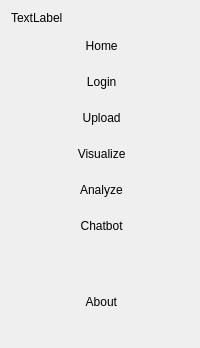
     <widget class="QWidget" name="widget" native="true">
      <property name="minimumSize">
       <size>
        <width>100</width>
        <height>0</height>
       </size>
      </property>
      <layout class="QVBoxLayout" name="verticalLayout">
       <item>
        <widget class="QLabel" name="label_20">
         <property name="text">
          <string>TextLabel</string>
         </property>
        </widget>
       </item>
       <item>
        <widget class="QPushButton" name="homeButton">
         <property name="minimumSize">
          <size>
           <width>0</width>
           <height>30</height>
          </size>
         </property>
         <property name="cursor">
          <cursorShape>PointingHandCursor</cursorShape>
         </property>
         <property name="styleSheet">
          <string notr="true">border: none;</string>
         </property>
         <property name="text">
          <string> Home</string>
         </property>
         <property name="icon">
          <iconset>
           <normaloff>../Assets/Grey/output-onlinepngtools.png</normaloff>../Assets/Grey/output-onlinepngtools.png</iconset>
         </property>
        </widget>
       </item>
       <item>
        <widget class="QPushButton" name="loginButton">
         <property name="minimumSize">
          <size>
           <width>0</width>
           <height>30</height>
          </size>
         </property>
         <property name="cursor">
          <cursorShape>PointingHandCursor</cursorShape>
         </property>
         <property name="styleSheet">
          <string notr="true">border: none;</string>
         </property>
         <property name="text">
          <string> Login</string>
         </property>
         <property name="icon">
          <iconset>
           <normaloff>../Assets/Grey/output-onlinepngtools (5).png</normaloff>../Assets/Grey/output-onlinepngtools (5).png</iconset>
         </property>
        </widget>
       </item>
       <item>
        <widget class="QPushButton" name="inputdataButton">
         <property name="minimumSize">
          <size>
           <width>0</width>
           <height>30</height>
          </size>
         </property>
         <property name="cursor">
          <cursorShape>PointingHandCursor</cursorShape>
         </property>
         <property name="styleSheet">
          <string notr="true">border: none;</string>
         </property>
         <property name="text">
          <string> Upload</string>
         </property>
         <property name="icon">
          <iconset>
           <normaloff>../Assets/Grey/output-onlinepngtools (7).png</normaloff>../Assets/Grey/output-onlinepngtools (7).png</iconset>
         </property>
        </widget>
       </item>
       <item>
        <widget class="QPushButton" name="visualizeButton">
         <property name="minimumSize">
          <size>
           <width>0</width>
           <height>30</height>
          </size>
         </property>
         <property name="styleSheet">
          <string notr="true">border: none;</string>
         </property>
         <property name="text">
          <string> Visualize</string>
         </property>
         <property name="icon">
          <iconset>
           <normaloff>../Assets/Grey/output-onlinepngtools (4).png</normaloff>../Assets/Grey/output-onlinepngtools (4).png</iconset>
         </property>
        </widget>
       </item>
       <item>
        <widget class="QPushButton" name="analyzeButton">
         <property name="minimumSize">
          <size>
           <width>0</width>
           <height>30</height>
          </size>
         </property>
         <property name="cursor">
          <cursorShape>PointingHandCursor</cursorShape>
         </property>
         <property name="styleSheet">
          <string notr="true">border: none;</string>
         </property>
         <property name="text">
          <string> Analyze</string>
         </property>
         <property name="icon">
          <iconset>
           <normaloff>../Assets/Grey/output-onlinepngtools (3).png</normaloff>../Assets/Grey/output-onlinepngtools (3).png</iconset>
         </property>
        </widget>
       </item>
       <item>
        <widget class="QPushButton" name="chatbotButton">
         <property name="minimumSize">
          <size>
           <width>0</width>
           <height>30</height>
          </size>
         </property>
         <property name="cursor">
          <cursorShape>PointingHandCursor</cursorShape>
         </property>
         <property name="styleSheet">
          <string notr="true">border: none;</string>
         </property>
         <property name="text">
          <string> Chatbot</string>
         </property>
         <property name="icon">
          <iconset>
           <normaloff>../Assets/Grey/output-onlinepngtools (1).png</normaloff>../Assets/Grey/output-onlinepngtools (1).png</iconset>
         </property>
        </widget>
       </item>
       <item>
        <spacer name="verticalSpacer_5">
         <property name="orientation">
          <enum>Qt::Vertical</enum>
         </property>
         <property name="sizeHint" stdset="0">
          <size>
           <width>20</width>
           <height>40</height>
          </size>
         </property>
        </spacer>
       </item>
       <item>
        <widget class="QPushButton" name="aboutButton">
         <property name="minimumSize">
          <size>
           <width>0</width>
           <height>30</height>
          </size>
         </property>
         <property name="cursor">
          <cursorShape>PointingHandCursor</cursorShape>
         </property>
         <property name="styleSheet">
          <string notr="true">border: none;</string>
         </property>
         <property name="text">
          <string> About</string>
         </property>
         <property name="icon">
          <iconset>
           <normaloff>../Assets/Grey/output-onlinepngtools (6).png</normaloff>../Assets/Grey/output-onlinepngtools (6).png</iconset>
         </property>
        </widget>
       </item>
       <item>
        <widget class="QPushButton" name="profileButton">
         <property name="sizePolicy">
          <sizepolicy hsizetype="Minimum" vsizetype="Fixed">
           <horstretch>0</horstretch>
           <verstretch>0</verstretch>
          </sizepolicy>
         </property>
         <property name="minimumSize">
          <size>
           <width>0</width>
           <height>0</height>
          </size>
         </property>
         <property name="cursor">
          <cursorShape>PointingHandCursor</cursorShape>
         </property>
         <property name="styleSheet">
          <string notr="true">border: none;</string>
         </property>
         <property name="text">
          <string/>
         </property>
         <property name="icon">
          <iconset>
           <normaloff>../Assets/user.png</normaloff>../Assets/user.png</iconset>
         </property>
        </widget>
       </item>
      </layout>
     </widget>
